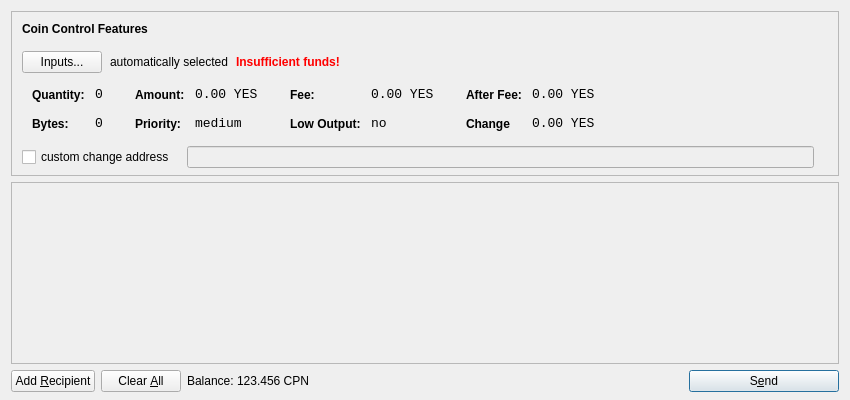
<?xml version="1.0" encoding="UTF-8"?>
<ui version="4.0">
 <class>SendCoinsDialog</class>
 <widget class="QDialog" name="SendCoinsDialog">
  <property name="geometry">
   <rect>
    <x>0</x>
    <y>0</y>
    <width>850</width>
    <height>400</height>
   </rect>
  </property>
  <property name="windowTitle">
   <string>Send Coins</string>
  </property>
  <layout class="QVBoxLayout" name="verticalLayout" stretch="0,1,0">
   <property name="bottomMargin">
    <number>8</number>
   </property>
   <item>
    <widget class="QFrame" name="frameCoinControl">
     <property name="sizePolicy">
      <sizepolicy hsizetype="Expanding" vsizetype="Expanding">
       <horstretch>0</horstretch>
       <verstretch>0</verstretch>
      </sizepolicy>
     </property>
     <property name="maximumSize">
      <size>
       <width>16777215</width>
       <height>16777215</height>
      </size>
     </property>
     <property name="frameShape">
      <enum>QFrame::StyledPanel</enum>
     </property>
     <property name="frameShadow">
      <enum>QFrame::Sunken</enum>
     </property>
     <layout class="QVBoxLayout" name="verticalLayoutCoinControl2">
      <property name="spacing">
       <number>-1</number>
      </property>
      <property name="leftMargin">
       <number>0</number>
      </property>
      <property name="topMargin">
       <number>0</number>
      </property>
      <property name="rightMargin">
       <number>0</number>
      </property>
      <property name="bottomMargin">
       <number>6</number>
      </property>
      <item>
       <layout class="QVBoxLayout" name="verticalLayoutCoinControl" stretch="0,0,0,0,1">
        <property name="spacing">
         <number>0</number>
        </property>
        <property name="leftMargin">
         <number>10</number>
        </property>
        <property name="topMargin">
         <number>10</number>
        </property>
        <item>
         <layout class="QHBoxLayout" name="horizontalLayoutCoinControl1">
          <property name="bottomMargin">
           <number>15</number>
          </property>
          <item>
           <widget class="QLabel" name="labelCoinControlFeatures">
            <property name="sizePolicy">
             <sizepolicy hsizetype="Preferred" vsizetype="Maximum">
              <horstretch>0</horstretch>
              <verstretch>0</verstretch>
             </sizepolicy>
            </property>
            <property name="font">
             <font>
              <weight>75</weight>
              <bold>true</bold>
             </font>
            </property>
            <property name="styleSheet">
             <string notr="true">font-weight:bold;</string>
            </property>
            <property name="text">
             <string>Coin Control Features</string>
            </property>
           </widget>
          </item>
         </layout>
        </item>
        <item>
         <layout class="QHBoxLayout" name="horizontalLayoutCoinControl2" stretch="0,0,0,0">
          <property name="spacing">
           <number>8</number>
          </property>
          <property name="bottomMargin">
           <number>10</number>
          </property>
          <item>
           <widget class="QPushButton" name="pushButtonCoinControl">
            <property name="styleSheet">
             <string notr="true"/>
            </property>
            <property name="text">
             <string>Inputs...</string>
            </property>
           </widget>
          </item>
          <item>
           <widget class="QLabel" name="labelCoinControlAutomaticallySelected">
            <property name="text">
             <string>automatically selected</string>
            </property>
            <property name="margin">
             <number>5</number>
            </property>
           </widget>
          </item>
          <item>
           <widget class="QLabel" name="labelCoinControlInsuffFunds">
            <property name="font">
             <font>
              <weight>75</weight>
              <bold>true</bold>
             </font>
            </property>
            <property name="styleSheet">
             <string notr="true">color:red;font-weight:bold;</string>
            </property>
            <property name="text">
             <string>Insufficient funds!</string>
            </property>
            <property name="margin">
             <number>5</number>
            </property>
           </widget>
          </item>
          <item>
           <spacer name="horizontalSpacerCoinControl">
            <property name="orientation">
             <enum>Qt::Horizontal</enum>
            </property>
            <property name="sizeHint" stdset="0">
             <size>
              <width>40</width>
              <height>1</height>
             </size>
            </property>
           </spacer>
          </item>
         </layout>
        </item>
        <item>
         <widget class="QWidget" name="widgetCoinControl" native="true">
          <property name="sizePolicy">
           <sizepolicy hsizetype="Preferred" vsizetype="Preferred">
            <horstretch>0</horstretch>
            <verstretch>0</verstretch>
           </sizepolicy>
          </property>
          <property name="minimumSize">
           <size>
            <width>0</width>
            <height>0</height>
           </size>
          </property>
          <property name="styleSheet">
           <string notr="true"/>
          </property>
          <layout class="QHBoxLayout" name="horizontalLayoutCoinControl5">
           <property name="margin">
            <number>0</number>
           </property>
           <item>
            <layout class="QHBoxLayout" name="horizontalLayoutCoinControl3" stretch="0,0,0,1">
             <property name="spacing">
              <number>20</number>
             </property>
             <property name="topMargin">
              <number>0</number>
             </property>
             <property name="bottomMargin">
              <number>10</number>
             </property>
             <item>
              <layout class="QFormLayout" name="formLayoutCoinControl1">
               <property name="horizontalSpacing">
                <number>10</number>
               </property>
               <property name="verticalSpacing">
                <number>14</number>
               </property>
               <property name="leftMargin">
                <number>10</number>
               </property>
               <property name="topMargin">
                <number>4</number>
               </property>
               <property name="rightMargin">
                <number>6</number>
               </property>
               <item row="0" column="0">
                <widget class="QLabel" name="labelCoinControlQuantityText">
                 <property name="styleSheet">
                  <string notr="true">font-weight:bold;</string>
                 </property>
                 <property name="text">
                  <string>Quantity:</string>
                 </property>
                 <property name="margin">
                  <number>0</number>
                 </property>
                </widget>
               </item>
               <item row="0" column="1">
                <widget class="QLabel" name="labelCoinControlQuantity">
                 <property name="font">
                  <font>
                   <family>Monospace</family>
                   <pointsize>10</pointsize>
                  </font>
                 </property>
                 <property name="cursor">
                  <cursorShape>IBeamCursor</cursorShape>
                 </property>
                 <property name="contextMenuPolicy">
                  <enum>Qt::ActionsContextMenu</enum>
                 </property>
                 <property name="text">
                  <string>0</string>
                 </property>
                 <property name="margin">
                  <number>0</number>
                 </property>
                 <property name="textInteractionFlags">
                  <set>Qt::LinksAccessibleByMouse|Qt::TextSelectableByKeyboard|Qt::TextSelectableByMouse</set>
                 </property>
                </widget>
               </item>
               <item row="1" column="0">
                <widget class="QLabel" name="labelCoinControlBytesText">
                 <property name="styleSheet">
                  <string notr="true">font-weight:bold;</string>
                 </property>
                 <property name="text">
                  <string>Bytes:</string>
                 </property>
                </widget>
               </item>
               <item row="1" column="1">
                <widget class="QLabel" name="labelCoinControlBytes">
                 <property name="font">
                  <font>
                   <family>Monospace</family>
                   <pointsize>10</pointsize>
                  </font>
                 </property>
                 <property name="cursor">
                  <cursorShape>IBeamCursor</cursorShape>
                 </property>
                 <property name="contextMenuPolicy">
                  <enum>Qt::ActionsContextMenu</enum>
                 </property>
                 <property name="text">
                  <string>0</string>
                 </property>
                 <property name="textInteractionFlags">
                  <set>Qt::LinksAccessibleByMouse|Qt::TextSelectableByKeyboard|Qt::TextSelectableByMouse</set>
                 </property>
                </widget>
               </item>
              </layout>
             </item>
             <item>
              <layout class="QFormLayout" name="formLayoutCoinControl2">
               <property name="horizontalSpacing">
                <number>10</number>
               </property>
               <property name="verticalSpacing">
                <number>14</number>
               </property>
               <property name="leftMargin">
                <number>6</number>
               </property>
               <property name="topMargin">
                <number>4</number>
               </property>
               <property name="rightMargin">
                <number>6</number>
               </property>
               <item row="0" column="0">
                <widget class="QLabel" name="labelCoinControlAmountText">
                 <property name="styleSheet">
                  <string notr="true">font-weight:bold;</string>
                 </property>
                 <property name="text">
                  <string>Amount:</string>
                 </property>
                 <property name="margin">
                  <number>0</number>
                 </property>
                </widget>
               </item>
               <item row="0" column="1">
                <widget class="QLabel" name="labelCoinControlAmount">
                 <property name="font">
                  <font>
                   <family>Monospace</family>
                   <pointsize>10</pointsize>
                  </font>
                 </property>
                 <property name="cursor">
                  <cursorShape>IBeamCursor</cursorShape>
                 </property>
                 <property name="contextMenuPolicy">
                  <enum>Qt::ActionsContextMenu</enum>
                 </property>
                 <property name="text">
                  <string>0.00 YES</string>
                 </property>
                 <property name="textInteractionFlags">
                  <set>Qt::LinksAccessibleByMouse|Qt::TextSelectableByKeyboard|Qt::TextSelectableByMouse</set>
                 </property>
                </widget>
               </item>
               <item row="1" column="0">
                <widget class="QLabel" name="labelCoinControlPriorityText">
                 <property name="styleSheet">
                  <string notr="true">font-weight:bold;</string>
                 </property>
                 <property name="text">
                  <string>Priority:</string>
                 </property>
                </widget>
               </item>
               <item row="1" column="1">
                <widget class="QLabel" name="labelCoinControlPriority">
                 <property name="font">
                  <font>
                   <family>Monospace</family>
                   <pointsize>10</pointsize>
                  </font>
                 </property>
                 <property name="cursor">
                  <cursorShape>IBeamCursor</cursorShape>
                 </property>
                 <property name="contextMenuPolicy">
                  <enum>Qt::ActionsContextMenu</enum>
                 </property>
                 <property name="text">
                  <string>medium</string>
                 </property>
                 <property name="textInteractionFlags">
                  <set>Qt::LinksAccessibleByMouse|Qt::TextSelectableByKeyboard|Qt::TextSelectableByMouse</set>
                 </property>
                </widget>
               </item>
              </layout>
             </item>
             <item>
              <layout class="QFormLayout" name="formLayoutCoinControl3">
               <property name="horizontalSpacing">
                <number>10</number>
               </property>
               <property name="verticalSpacing">
                <number>14</number>
               </property>
               <property name="leftMargin">
                <number>6</number>
               </property>
               <property name="topMargin">
                <number>4</number>
               </property>
               <property name="rightMargin">
                <number>6</number>
               </property>
               <item row="0" column="0">
                <widget class="QLabel" name="labelCoinControlFeeText">
                 <property name="styleSheet">
                  <string notr="true">font-weight:bold;</string>
                 </property>
                 <property name="text">
                  <string>Fee:</string>
                 </property>
                 <property name="margin">
                  <number>0</number>
                 </property>
                </widget>
               </item>
               <item row="0" column="1">
                <widget class="QLabel" name="labelCoinControlFee">
                 <property name="font">
                  <font>
                   <family>Monospace</family>
                   <pointsize>10</pointsize>
                  </font>
                 </property>
                 <property name="cursor">
                  <cursorShape>IBeamCursor</cursorShape>
                 </property>
                 <property name="contextMenuPolicy">
                  <enum>Qt::ActionsContextMenu</enum>
                 </property>
                 <property name="text">
                  <string>0.00 YES</string>
                 </property>
                 <property name="textInteractionFlags">
                  <set>Qt::LinksAccessibleByMouse|Qt::TextSelectableByKeyboard|Qt::TextSelectableByMouse</set>
                 </property>
                </widget>
               </item>
               <item row="1" column="0">
                <widget class="QLabel" name="labelCoinControlLowOutputText">
                 <property name="styleSheet">
                  <string notr="true">font-weight:bold;</string>
                 </property>
                 <property name="text">
                  <string>Low Output:</string>
                 </property>
                </widget>
               </item>
               <item row="1" column="1">
                <widget class="QLabel" name="labelCoinControlLowOutput">
                 <property name="font">
                  <font>
                   <family>Monospace</family>
                   <pointsize>10</pointsize>
                  </font>
                 </property>
                 <property name="cursor">
                  <cursorShape>IBeamCursor</cursorShape>
                 </property>
                 <property name="contextMenuPolicy">
                  <enum>Qt::ActionsContextMenu</enum>
                 </property>
                 <property name="text">
                  <string>no</string>
                 </property>
                 <property name="textInteractionFlags">
                  <set>Qt::LinksAccessibleByMouse|Qt::TextSelectableByKeyboard|Qt::TextSelectableByMouse</set>
                 </property>
                </widget>
               </item>
              </layout>
             </item>
             <item>
              <layout class="QFormLayout" name="formLayoutCoinControl4">
               <property name="horizontalSpacing">
                <number>10</number>
               </property>
               <property name="verticalSpacing">
                <number>14</number>
               </property>
               <property name="leftMargin">
                <number>6</number>
               </property>
               <property name="topMargin">
                <number>4</number>
               </property>
               <property name="rightMargin">
                <number>6</number>
               </property>
               <item row="0" column="0">
                <widget class="QLabel" name="labelCoinControlAfterFeeText">
                 <property name="styleSheet">
                  <string notr="true">font-weight:bold;</string>
                 </property>
                 <property name="text">
                  <string>After Fee:</string>
                 </property>
                 <property name="margin">
                  <number>0</number>
                 </property>
                </widget>
               </item>
               <item row="0" column="1">
                <widget class="QLabel" name="labelCoinControlAfterFee">
                 <property name="font">
                  <font>
                   <family>Monospace</family>
                   <pointsize>10</pointsize>
                  </font>
                 </property>
                 <property name="cursor">
                  <cursorShape>IBeamCursor</cursorShape>
                 </property>
                 <property name="contextMenuPolicy">
                  <enum>Qt::ActionsContextMenu</enum>
                 </property>
                 <property name="text">
                  <string>0.00 YES</string>
                 </property>
                 <property name="textInteractionFlags">
                  <set>Qt::LinksAccessibleByMouse|Qt::TextSelectableByKeyboard|Qt::TextSelectableByMouse</set>
                 </property>
                </widget>
               </item>
               <item row="1" column="0">
                <widget class="QLabel" name="labelCoinControlChangeText">
                 <property name="styleSheet">
                  <string notr="true">font-weight:bold;</string>
                 </property>
                 <property name="text">
                  <string>Change</string>
                 </property>
                </widget>
               </item>
               <item row="1" column="1">
                <widget class="QLabel" name="labelCoinControlChange">
                 <property name="font">
                  <font>
                   <family>Monospace</family>
                   <pointsize>10</pointsize>
                  </font>
                 </property>
                 <property name="cursor">
                  <cursorShape>IBeamCursor</cursorShape>
                 </property>
                 <property name="contextMenuPolicy">
                  <enum>Qt::ActionsContextMenu</enum>
                 </property>
                 <property name="text">
                  <string>0.00 YES</string>
                 </property>
                 <property name="textInteractionFlags">
                  <set>Qt::LinksAccessibleByMouse|Qt::TextSelectableByKeyboard|Qt::TextSelectableByMouse</set>
                 </property>
                </widget>
               </item>
              </layout>
             </item>
            </layout>
           </item>
          </layout>
         </widget>
        </item>
        <item>
         <layout class="QHBoxLayout" name="horizontalLayoutCoinControl4" stretch="0,0,0">
          <property name="spacing">
           <number>12</number>
          </property>
          <property name="sizeConstraint">
           <enum>QLayout::SetDefaultConstraint</enum>
          </property>
          <property name="topMargin">
           <number>5</number>
          </property>
          <property name="rightMargin">
           <number>5</number>
          </property>
          <item>
           <widget class="QCheckBox" name="checkBoxCoinControlChange">
            <property name="text">
             <string>custom change address</string>
            </property>
           </widget>
          </item>
          <item>
           <widget class="QLineEdit" name="lineEditCoinControlChange">
            <property name="enabled">
             <bool>false</bool>
            </property>
            <property name="sizePolicy">
             <sizepolicy hsizetype="Expanding" vsizetype="Fixed">
              <horstretch>0</horstretch>
              <verstretch>0</verstretch>
             </sizepolicy>
            </property>
           </widget>
          </item>
          <item>
           <widget class="QLabel" name="labelCoinControlChangeLabel">
            <property name="sizePolicy">
             <sizepolicy hsizetype="Preferred" vsizetype="Expanding">
              <horstretch>0</horstretch>
              <verstretch>0</verstretch>
             </sizepolicy>
            </property>
            <property name="minimumSize">
             <size>
              <width>0</width>
              <height>0</height>
             </size>
            </property>
            <property name="text">
             <string/>
            </property>
            <property name="margin">
             <number>3</number>
            </property>
           </widget>
          </item>
         </layout>
        </item>
        <item>
         <spacer name="verticalSpacerCoinControl">
          <property name="orientation">
           <enum>Qt::Vertical</enum>
          </property>
          <property name="sizeHint" stdset="0">
           <size>
            <width>800</width>
            <height>1</height>
           </size>
          </property>
         </spacer>
        </item>
       </layout>
      </item>
     </layout>
    </widget>
   </item>
   <item>
    <widget class="QScrollArea" name="scrollArea">
     <property name="widgetResizable">
      <bool>true</bool>
     </property>
     <widget class="QWidget" name="scrollAreaWidgetContents">
      <property name="geometry">
       <rect>
        <x>0</x>
        <y>0</y>
        <width>830</width>
        <height>165</height>
       </rect>
      </property>
      <layout class="QVBoxLayout" name="verticalLayout_2">
       <property name="margin">
        <number>0</number>
       </property>
       <item>
        <layout class="QVBoxLayout" name="entries">
         <property name="spacing">
          <number>6</number>
         </property>
        </layout>
       </item>
       <item>
        <spacer name="verticalSpacer">
         <property name="orientation">
          <enum>Qt::Vertical</enum>
         </property>
         <property name="sizeHint" stdset="0">
          <size>
           <width>20</width>
           <height>40</height>
          </size>
         </property>
        </spacer>
       </item>
      </layout>
     </widget>
    </widget>
   </item>
   <item>
    <layout class="QHBoxLayout" name="horizontalLayout">
     <item>
      <widget class="QPushButton" name="addButton">
       <property name="toolTip">
        <string>Send to multiple recipients at once</string>
       </property>
       <property name="text">
        <string>Add &amp;Recipient</string>
       </property>
       <property name="icon">
        <iconset resource="../bitcoin.qrc">
         <normaloff>:/icons/add</normaloff>:/icons/add</iconset>
       </property>
       <property name="autoDefault">
        <bool>false</bool>
       </property>
      </widget>
     </item>
     <item>
      <widget class="QPushButton" name="clearButton">
       <property name="sizePolicy">
        <sizepolicy hsizetype="Minimum" vsizetype="Fixed">
         <horstretch>0</horstretch>
         <verstretch>0</verstretch>
        </sizepolicy>
       </property>
       <property name="toolTip">
        <string>Remove all transaction fields</string>
       </property>
       <property name="text">
        <string>Clear &amp;All</string>
       </property>
       <property name="icon">
        <iconset resource="../bitcoin.qrc">
         <normaloff>:/icons/remove</normaloff>:/icons/remove</iconset>
       </property>
       <property name="autoRepeatDelay">
        <number>300</number>
       </property>
       <property name="autoDefault">
        <bool>false</bool>
       </property>
      </widget>
     </item>
     <item>
      <layout class="QHBoxLayout" name="horizontalLayout_2">
       <property name="spacing">
        <number>3</number>
       </property>
       <item>
        <widget class="QLabel" name="label">
         <property name="sizePolicy">
          <sizepolicy hsizetype="Preferred" vsizetype="Fixed">
           <horstretch>0</horstretch>
           <verstretch>0</verstretch>
          </sizepolicy>
         </property>
         <property name="text">
          <string>Balance:</string>
         </property>
        </widget>
       </item>
       <item>
        <widget class="QLabel" name="labelBalance">
         <property name="sizePolicy">
          <sizepolicy hsizetype="Preferred" vsizetype="Fixed">
           <horstretch>0</horstretch>
           <verstretch>0</verstretch>
          </sizepolicy>
         </property>
         <property name="cursor">
          <cursorShape>IBeamCursor</cursorShape>
         </property>
         <property name="text">
          <string>123.456 CPN</string>
         </property>
         <property name="textInteractionFlags">
          <set>Qt::LinksAccessibleByMouse|Qt::TextSelectableByKeyboard|Qt::TextSelectableByMouse</set>
         </property>
        </widget>
       </item>
      </layout>
     </item>
     <item>
      <spacer name="horizontalSpacer">
       <property name="orientation">
        <enum>Qt::Horizontal</enum>
       </property>
       <property name="sizeHint" stdset="0">
        <size>
         <width>40</width>
         <height>20</height>
        </size>
       </property>
      </spacer>
     </item>
     <item>
      <widget class="QPushButton" name="sendButton">
       <property name="minimumSize">
        <size>
         <width>150</width>
         <height>0</height>
        </size>
       </property>
       <property name="toolTip">
        <string>Confirm the send action</string>
       </property>
       <property name="text">
        <string>S&amp;end</string>
       </property>
       <property name="icon">
        <iconset resource="../bitcoin.qrc">
         <normaloff>:/icons/send</normaloff>:/icons/send</iconset>
       </property>
       <property name="default">
        <bool>true</bool>
       </property>
      </widget>
     </item>
    </layout>
   </item>
  </layout>
 </widget>
 <resources>
  <include location="../bitcoin.qrc"/>
 </resources>
 <connections/>
</ui>
